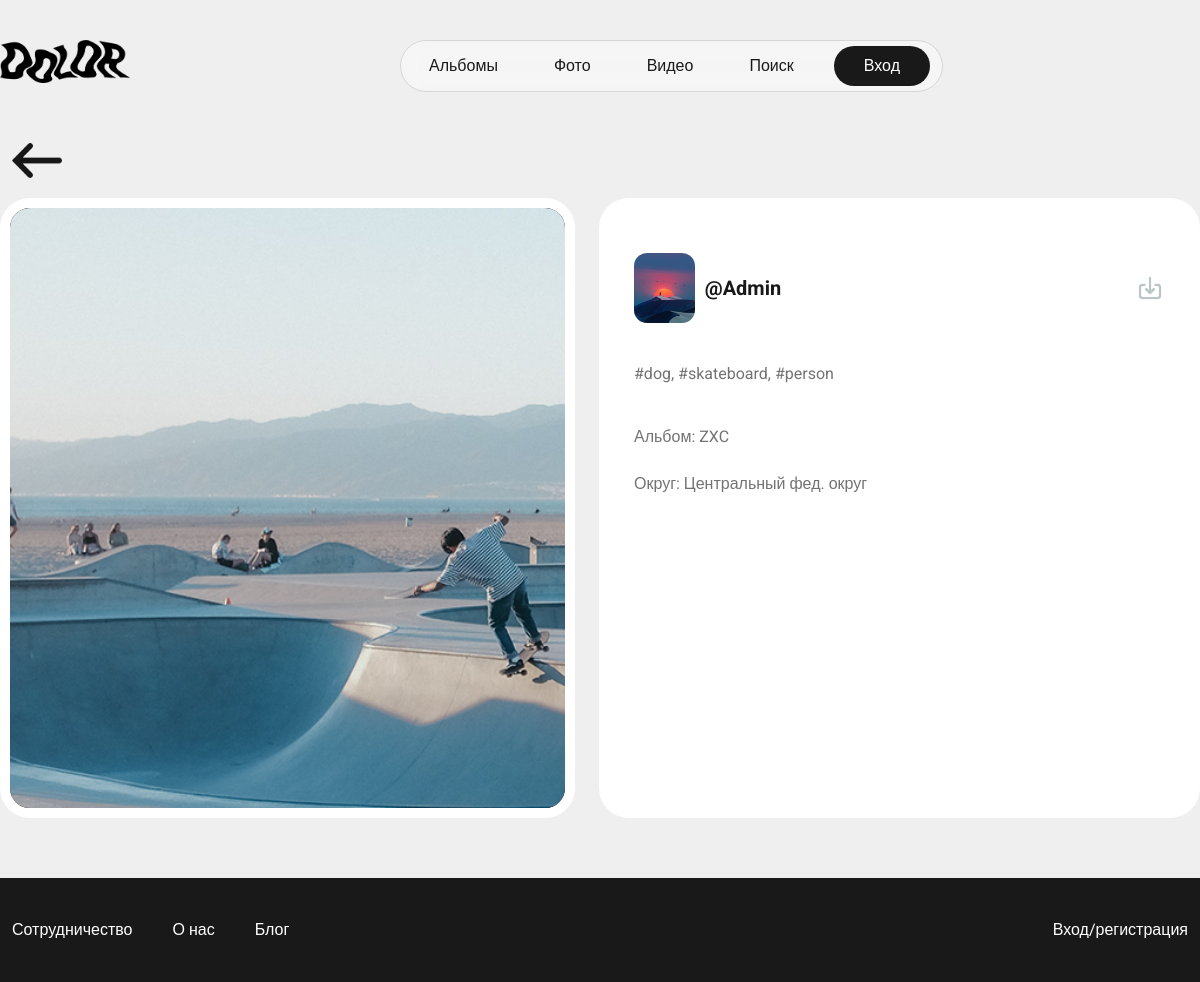
Before: /photo/176/ with the older database file.
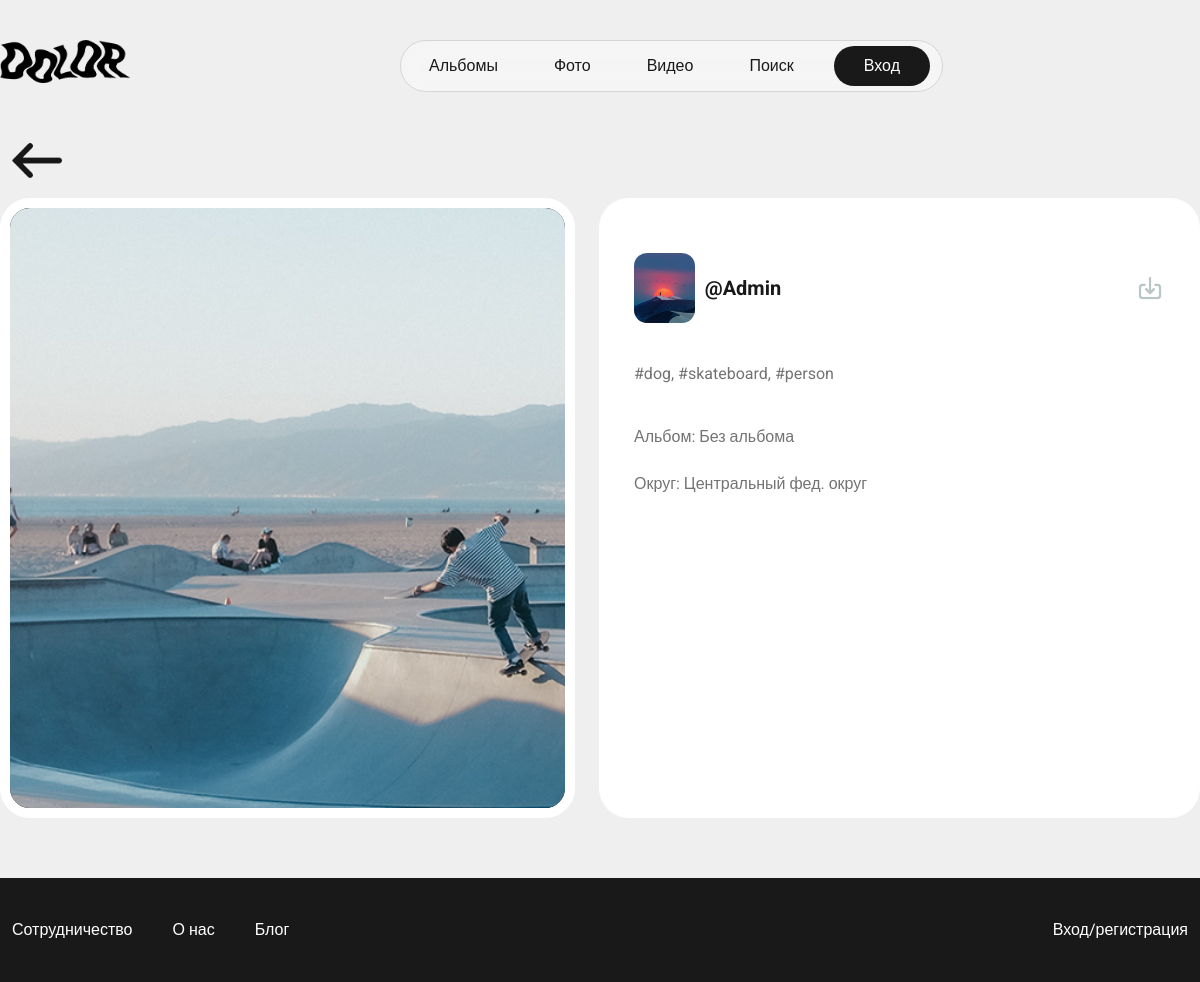
After: the same page with the newer database file.
### project/apps/base/models.py (models this page shows, shortened)
class UploadedPhotos(models.Model):
    owner = models.ForeignKey(User, on_delete=models.SET_NULL, null=True)
    photo = models.ImageField(null=True, upload_to=get_photo_upload_path, default="ava1.jpg")
    reducted = models.ImageField(null=True, upload_to=get_photo_reducted_upload_path, default="ava1.jpg")
    description = models.TextField(null=True, blank=True)
    tags = models.CharField(max_length=256, null=True, blank=True)
    album = models.ForeignKey(Albums, on_delete=models.SET_NULL, null=True, blank=True)
    region = models.ForeignKey(Regions, on_delete=models.SET_NULL, null=True, blank=True)
    brightness = models.CharField(max_length=256, null=True, blank=True)
    contrast = models.CharField(max_length=256, null=True, blank=True)
    rotation = models.CharField(max_length=256, null=True, blank=True)
    created = models.DateTimeField(auto_now_add=True)
    updated = models.DateTimeField(auto_now=True)
    class Meta:
        ordering = ['-id', '-updated']
        verbose_name = 'Uploaded Photo'
        verbose_name_plural = 'Uploaded Photos'

class Albums(models.Model):
    owner = models.ForeignKey(User, on_delete=models.SET_NULL, null=True)
    photo = models.ImageField(null=True, upload_to='covers', default="ava1.jpg")
    brightness = models.CharField(max_length=256, null=True, blank=True)
    contrast = models.CharField(max_length=256, null=True, blank=True)
    rotation = models.CharField(max_length=256, null=True, blank=True)
    title = models.CharField(max_length=256, null=True)
    description = models.TextField(null=True, blank=True)
    tags = models.CharField(max_length=256, null=True, blank=True)
    status = models.BooleanField(default=False)
    coauthors = models.ManyToManyField(User, related_name='coauthors', blank=True)
    created = models.DateTimeField(auto_now_add=True)
    updated = models.DateTimeField(auto_now=True)
    class Meta:
        ordering = ['-id', '-updated']
        verbose_name = 'Album'
        verbose_name_plural = 'Albums'
    def __str__(self):
        return self.title

class User(AbstractUser):
    username = models.CharField(max_length=256, null=True)
    email = models.EmailField(unique=True, null=True)
    login = models.CharField(max_length=256, null=True)
    avatar = models.ImageField(null=True, blank=True, upload_to='avatars', default="avatar.svg")
    avatar_brightness = models.CharField(max_length=256, null=True, blank=True)
    avatar_contrast = models.CharField(max_length=256, null=True, blank=True)
    avatar_rotation = models.CharField(max_length=256, null=True, blank=True)
    created = models.DateTimeField(auto_now_add=True)
    updated = models.DateTimeField(auto_now=True)
    USERNAME_FIELD = 'email'
    REQUIRED_FIELDS = ['username']
    class Meta:
        ordering = ['-id', '-updated']
        verbose_name = 'User'
        verbose_name_plural = 'Users'
    def __str__(self):
        return self.username or self.email

class Regions(models.Model):
    name = models.CharField(max_length=256, null=True)
    created = models.DateTimeField(auto_now_add=True)
    updated = models.DateTimeField(auto_now=True)
    class Meta:
        ordering = ['-id', '-updated']
        verbose_name = 'Region'
        verbose_name_plural = 'Regions'
    def __str__(self):
        return self.name

### project/apps/base/views.py (the view)
# urls.py: path('photo/<str:pk>/', views.s_photo, name='photo'),
def s_photo(request, pk):
    single_photo = models.UploadedPhotos.objects.get(id=pk)
    context = {'photo': single_photo}
    return render(request, 'base/single_photo.htm', context)

### project/apps/base/templates/base/single_photo.htm (shortened to what this page needs)
{% extends 'index.htm' %}
{% load static %}
{% block content %}
    <div class="content padding_content">
        <div class="container">
            <a href="{{ request.META.HTTP_REFERER }}" class="arrow_back">
                <img src="{% static 'assets/img/arrow_back.png' %}">
            </a>
            <div class="row">
                <div class="col photo_view_full">
                    <img src="{{ photo.photo.url }}" alt="" class="photo_view_full_img" style="transform: scale(1) rotate({{ photo.rotation }}deg); filter: brightness({{ photo.brightness }}) contrast({{ photo.contrast }});">
                </div>
                <div class="col photo_view_information">
                    <div class="published_img_info">
                        <div class="view_photo_user_img user_photo_box">
                            <img src="{{ photo.owner.avatar.url }}" class="user_photo_img">uploads/
                        </div>
                        <div class="user_name view_user_name">
                            <a href="{% url 'user_profile' photo.owner.id %}" class="heading_txt">@{{ photo.owner }}</a>
                            <a href="{{ photo.photo.url }}" class="download_btn" download><img src="{% static 'assets/img/download.png' %}"></a>
                        </div>
                    </div>
                    <div class="view_media_description">
                    </div>
                    <div class="view_photo_hashtag_str grey_txt">
                        <p>{{ photo.tags }}</p>
                    </div>
                    <div class="view_photo_album_str grey_txt">Альбом: {% if photo.album is None %} Без альбома {% else %} {{ photo.album }} {% endif %}</div>
                    <div class="view_photo_album_str grey_txt">Округ: {% if photo.region is None %} Н/У {% else %} {{ photo.region }} {% endif %}</div>
                </div>
            </div>
        </div>
    </div>
{% endblock %}

Changed rows visible on the page:
changed UploadedPhotos "#dog, #skateboard, #person": album "ZXC" → (not shown)
Other visible differences:
text now shown: "Без альбома"
